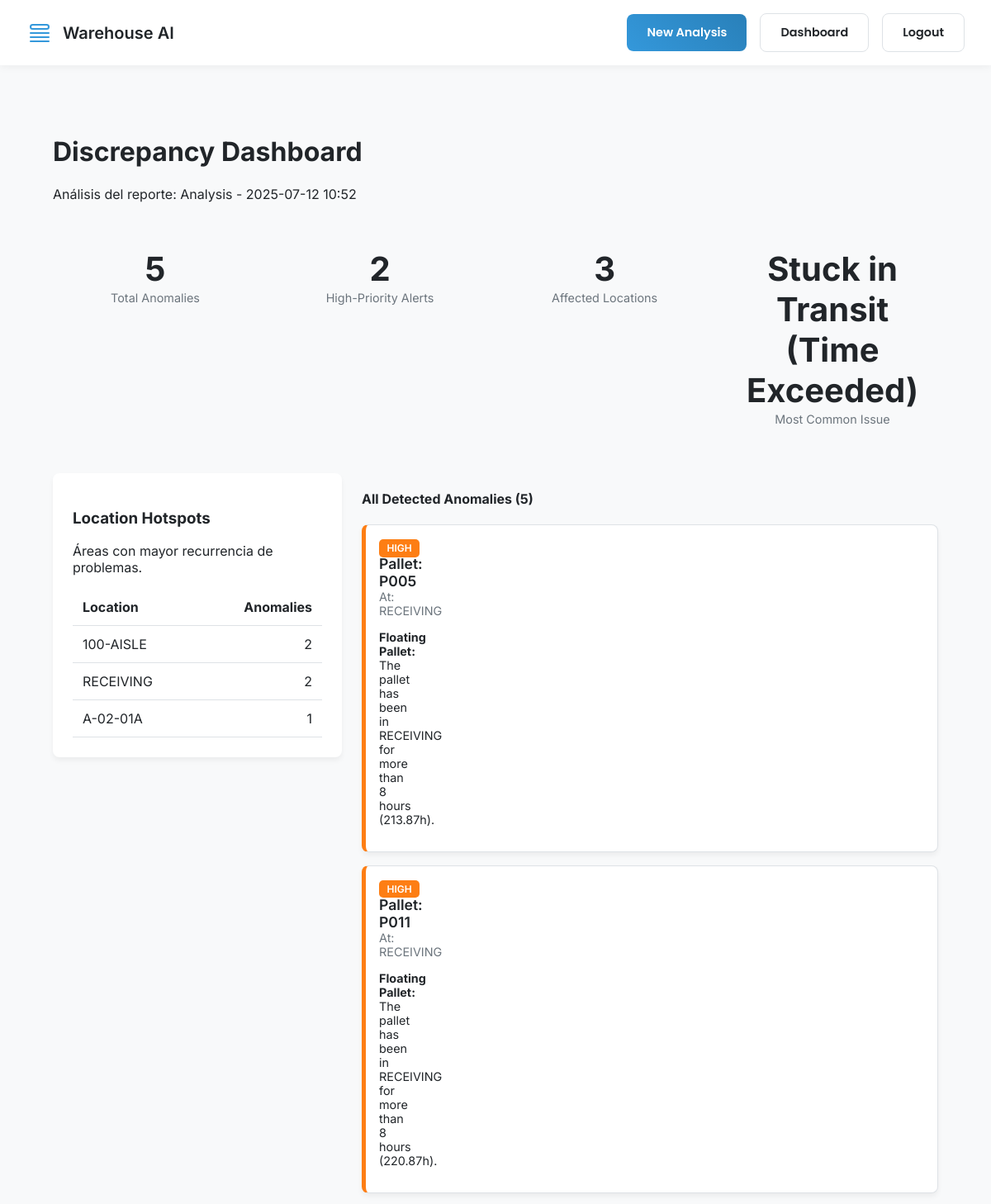
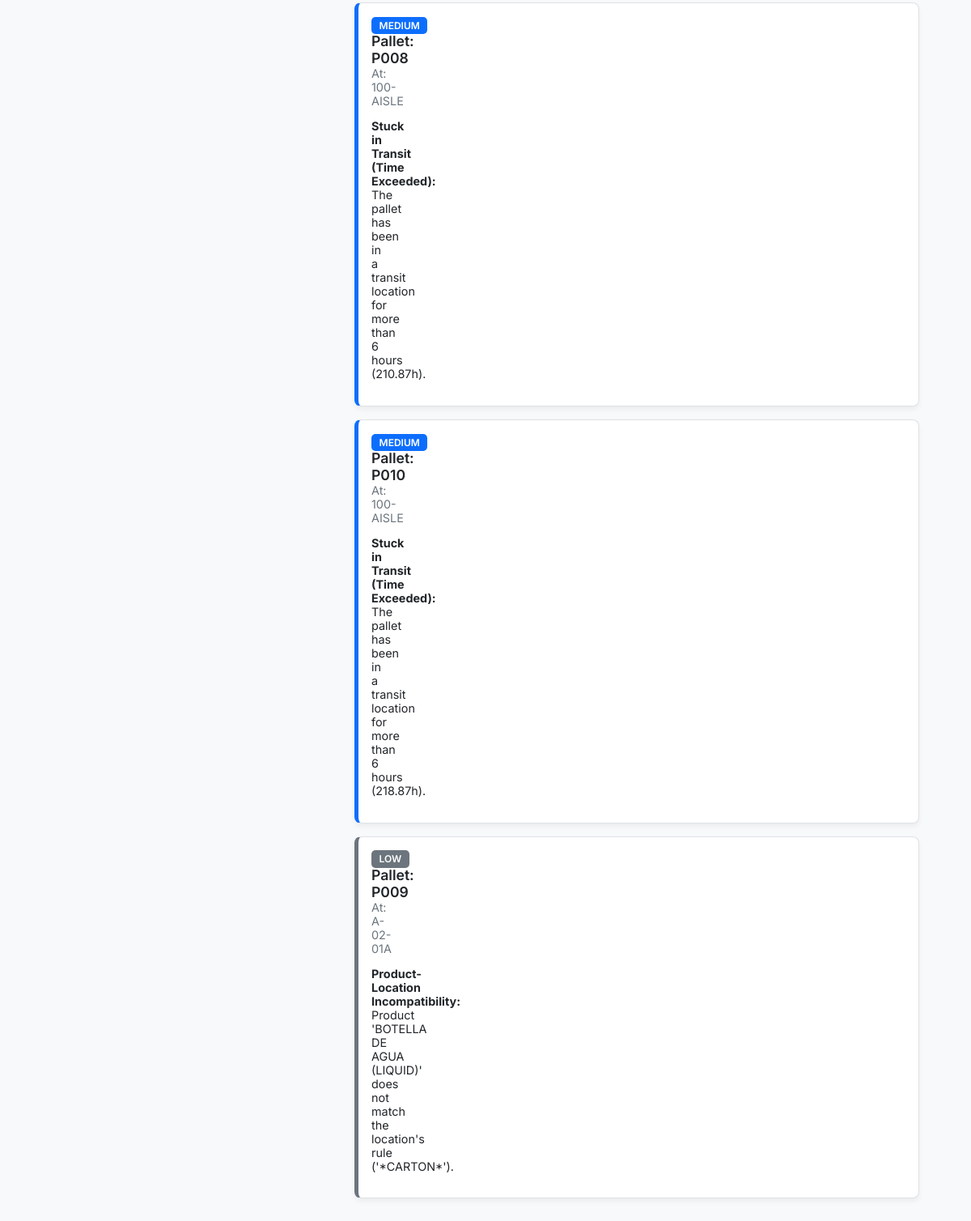
Page /report/1 (signed in) on the committed database (2 pictures, top to bottom).
### src/app.py (models this page shows)
class AnalysisReport(db.Model):
    id = db.Column(db.Integer, primary_key=True)
    report_name = db.Column(db.String(120), nullable=False, default=f"Analysis Report")
    timestamp = db.Column(db.DateTime, index=True, default=datetime.utcnow)
    user_id = db.Column(db.Integer, db.ForeignKey('user.id'), nullable=False)
    anomalies = db.relationship('Anomaly', backref='report', lazy=True, cascade="all, delete-orphan")
    location_summary = db.Column(db.Text, nullable=True) # Stores a JSON string of the location summary

class Anomaly(db.Model):
    id = db.Column(db.Integer, primary_key=True)
    description = db.Column(db.String(255), nullable=False)
    details = db.Column(db.Text, nullable=True) # Could store JSON or other details
    report_id = db.Column(db.Integer, db.ForeignKey('analysis_report.id'), nullable=False)

### src/app.py (the view)
@app.route('/report/<int:report_id>')
@login_required
def view_report(report_id):
    report = AnalysisReport.query.get_or_404(report_id)
    if report.user_id != current_user.id:
        flash("You do not have permission to view this report.", "danger")
        return redirect(url_for('dashboard'))
    processed_anomalies = []
    for anomaly in report.anomalies:
        try:
            details_data = json.loads(anomaly.details) if anomaly.details else {}
            processed_anomalies.append({
                'description': anomaly.description,
                'details_data': details_data
            })
        except json.JSONDecodeError:
            processed_anomalies.append({
                'description': anomaly.description,
                'details_data': {'details': 'Error reading anomaly details.'}
            })
    summary_data = json.loads(report.location_summary) if report.location_summary else []
    kpis = {
        'total_anomalies': len(processed_anomalies),
        'high_priority_count': 0,
        'critical_locations': 0,
        'main_problem': 'N/A'
    }
    if processed_anomalies:
        high_priority_list = ['VERY HIGH', 'HIGH']
        kpis['high_priority_count'] = sum(1 for anomaly in processed_anomalies if anomaly['details_data'].get('priority') in high_priority_list)
        locations_with_anomalies = set(anomaly['details_data'].get('location', 'N/A') for anomaly in processed_anomalies)
        kpis['critical_locations'] = len(locations_with_anomalies)
        if processed_anomalies:
            anomaly_types = [anomaly['description'] for anomaly in processed_anomalies]
            kpis['main_problem'] = max(set(anomaly_types), key=anomaly_types.count)
    return render_template('results.html',
                           report=report,
                           results=processed_anomalies,
                           location_summary=summary_data,
                           report_id=report.id,
                           kpis=kpis)

### src/app.py (called while the page is built)
@login_manager.user_loader
def load_user(user_id):
    return User.query.get(int(user_id))

### src/templates/results.html (shortened to what this page needs)
{% extends "base.html" %}
{% block content %}
<div class="container">
    <header class="dashboard-header">
        <div>
            <h1>Discrepancy Dashboard</h1>
            <p>Análisis del reporte: {{ report.report_name }}</p>
        </div>
    </header>
    <section id="kpi-section" class="kpi-grid">
        <div class="kpi-card">
            <span class="kpi-value">{{ kpis.total_anomalies }}</span>
            <span class="kpi-label">Total Anomalies</span>
        </div>
        <div class="kpi-card">
            <span class="kpi-value">{{ kpis.high_priority_count }}</span>
            <span class="kpi-label">High-Priority Alerts</span>
        </div>
        <div class="kpi-card">
            <span class="kpi-value">{{ kpis.critical_locations }}</span>
            <span class="kpi-label">Affected Locations</span>
        </div>
        <div class="kpi-card">
            <span class="kpi-value">{{ kpis.main_problem }}</span>
            <span class="kpi-label">Most Common Issue</span>
        </div>
        </section>
    <section id="main-content" class="main-grid">
        <div id="hotspots-container" class="card">
            <h3>Location Hotspots</h3>
            <p>Áreas con mayor recurrencia de problemas.</p>
            {% if location_summary %}
            <table>
                <thead>
                    <tr>
                        <th>Location</th>
                        <th style="text-align: right;">Anomalies</th>
                    </tr>
                </thead>
                <tbody>
                {% for summary in location_summary %}
                    <tr data-location="{{ summary.location_name }}">
                        <td>{{ summary.location_name }}</td>
                        <td style="text-align: right;">{{ summary.anomaly_count }}</td>
                    </tr>
                {% endfor %}
                </tbody>
            </table>
            {% else %}
            <p>No location hotspots identified.</p>
            {% endif %}
        </div>
        <div id="anomalies-container">
            <div class="anomalies-header">
                <h4>All Detected Anomalies ({{ results|length }})</h4>
                </div>
            <div id="anomalies-grid" class="results-grid">
                {% for result in results %}
                    <div class="anomaly-card card priority-{{ result.details_data.get('priority', 'MEDIUM') }}">
                        <div> <span class="priority-tag bg-{{ result.details_data.get('priority', 'MEDIUM') }}">{{ result.details_data.get('priority', 'MEDIUM') }}</span>
                            <div class="pallet-info mt-2">Pallet: {{ result.details_data.get('pallet_id', 'N/A') }}</div>
                            <div class="location-info">At: {{ result.details_data.get('location', 'N/A') }}</div>
                            <p class="anomaly-description mt-2">
                                <strong>{{ result.description }}:</strong> {{ result.details_data.get('details', 'No additional details.') }}
                            </p>
                        </div>
                    </div>
                {% endfor %}
                </div>
        </div>
    </section>
</div>
{% endblock %}

### src/templates/base.html (style rules this page uses)
:root { --bg-color: #f4f7fc; --primary-text: #2c3e50; --accent-color: #3498db; --accent-color-dark: #2980b9; --secondary-text: #7f8c8d; --white: #ffffff; --card-shadow: 0 10px 30px rgba(0, 0, 0, 0.07); --border-color: #e1e5ea; --border-radius: 12px; --success-color: #2ecc71; --success-bg: #e8f9f1; --error-color: #e74c3c; --error-bg: #fdedec; }
body { background-color: var(--bg-color); color: var(--primary-text); font-family: 'Poppins', sans-serif; margin: 0; }

### src/templates/results.html (style rules this page uses)
:root { --bg-color: #f8f9fa; --primary-text: #212529; --secondary-text: #6c757d; --white: #ffffff; --border-color: #dee2e6; --card-shadow: 0 4px 6px rgba(0, 0, 0, 0.05); --border-radius: 8px; --priority-VERY-HIGH: #dc3545; --priority-HIGH: #fd7e14; --priority-MEDIUM: #0d6efd; --priority-LOW: #6c757d; }
body { font-family: 'Inter', sans-serif; background-color: var(--bg-color); }
.container { max-width: 1200px; margin: 0 auto; padding: 2rem; }
.card { background-color: var(--white); border-radius: var(--border-radius); box-shadow: var(--card-shadow); padding: 1.5rem; }
.kpi-grid { display: grid; grid-template-columns: repeat(4, 1fr); gap: 1.5rem; margin: 2rem 0; }
.main-grid { display: grid; grid-template-columns: 350px 1fr; gap: 1.5rem; align-items: start; }
.results-grid { display: flex; flex-direction: column; gap: 1rem; }
.kpi-card { padding: 1.5rem; text-align: center; }
.kpi-value { font-size: 2.5rem; font-weight: 700; display: block; }
.kpi-label { font-size: 0.9rem; color: var(--secondary-text); }
.anomaly-card { display: grid; grid-template-columns: 5px 1fr auto; gap: 1rem 1.5rem; align-items: center; padding: 1rem; border: 1px solid var(--border-color); border-left-width: 5px; transition: transform 0.2s, box-shadow 0.2s; }
.priority-HIGH { border-left-color: var(--priority-HIGH); }
.priority-MEDIUM { border-left-color: var(--priority-MEDIUM); }
.priority-LOW { border-left-color: var(--priority-LOW); }
.anomaly-card .priority-tag { font-size: 0.75rem; font-weight: 600; text-transform: uppercase; padding: 0.2rem 0.6rem; border-radius: 5px; color: var(--white); }
.priority-tag.bg-HIGH { background-color: var(--priority-HIGH); }
.priority-tag.bg-MEDIUM { background-color: var(--priority-MEDIUM); }
.priority-tag.bg-LOW { background-color: var(--priority-LOW); }
.pallet-info { font-weight: 600; font-size: 1.1rem; }
.location-info { font-size: 0.9rem; color: var(--secondary-text); }
.anomaly-description { grid-column: 2 / 3; font-size: 0.9rem; }
#hotspots-container table { width: 100%; border-collapse: collapse; margin-top: 1rem; }
#hotspots-container th, #hotspots-container td { padding: 0.75rem; text-align: left; border-bottom: 1px solid var(--border-color); }
#hotspots-container tbody tr { cursor: pointer; transition: background-color 0.2s; }

### rows in the picture
AnalysisReport: report_name "Analysis - 2025-07-12 10:52"
Anomaly: main_problem "Stuck in Transit (Time Exceeded)", details_data.get "MEDIUM", details_data.get "P008", details_data.get "100-AISLE", description "Stuck in Transit (Time Exceeded)", details_data.get "The pallet has been in a transit location for more than 6 hours (210.87h)."
Anomaly: details_data.get "HIGH", details_data.get "P005", details_data.get "RECEIVING", description "Floating Pallet", details_data.get "The pallet has been in RECEIVING for more than 8 hours (213.87h)."
Anomaly: details_data.get "HIGH", details_data.get "P011", details_data.get "RECEIVING", description "Floating Pallet", details_data.get "The pallet has been in RECEIVING for more than 8 hours (220.87h)."
Anomaly: details_data.get "MEDIUM", details_data.get "P010", details_data.get "100-AISLE", description "Stuck in Transit (Time Exceeded)", details_data.get "The pallet has been in a transit location for more than 6 hours (218.87h)."
Anomaly: details_data.get "LOW", details_data.get "P009", details_data.get "A-02-01A", description "Product-Location Incompatibility", details_data.get "Product 'BOTELLA DE AGUA (LIQUID)' does not match the location's rule ('*CARTON*')."

### other values in the picture
{{ kpis.total_anomalies }} "5"
{{ kpis.high_priority_count }} "2"
{{ kpis.critical_locations }} "3"
{{ summary.location_name }} "100-AISLE" "RECEIVING" "A-02-01A"
{{ summary.anomaly_count }} "2" "2" "1"
{{ results|length }} "5"
